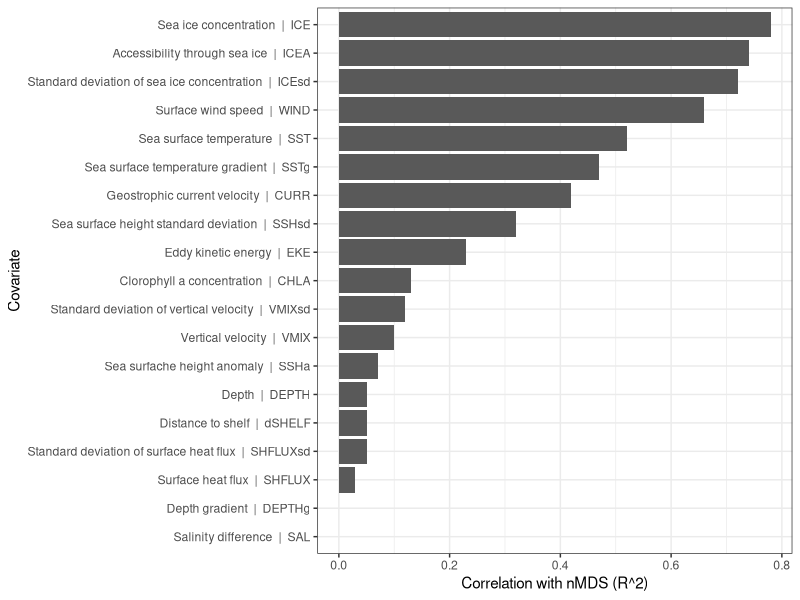

Reproduce this figure in R.
## Plot MDS envar correlations

library(ggplot2)

setwd("D:/RAATD/hotspot/")

dat <- read.csv("./dat_out/mds_envfit_results.csv",
                stringsAsFactors = F)



dat$name <- c("Sea ice concentration",
              "Accessibility through sea ice",
              "Standard deviation of sea ice concentration",
              "Surface wind speed",
              "Sea surface temperature",
              "Sea surface temperature gradient",
              "Geostrophic current velocity",
              "Sea surface height standard deviation",
              "Eddy kinetic energy",
              "Clorophyll a concentration",
              "Standard deviation of vertical velocity",
              "Vertical velocity",
              "Sea surfache height anomaly",
              "Depth",
              "Distance to shelf",
              "Standard deviation of surface heat flux",
              "Surface heat flux",
              "Depth gradient",
              "Salinity difference")

dat$cov_name <- paste(dat$name, " | ", dat$covariate)

dat$covariate <- factor(dat$covariate, levels = rev(dat$covariate))
dat$cov_name <- factor(dat$cov_name, levels = rev(dat$cov_name))

pdf("./plots/mds_correlation.pdf", height = 4, width = 5)
ggplot(data = dat, aes(x = r2, y = cov_name)) +
  geom_bar(stat = "identity") +
  labs(x = "Correlation with nMDS (R^2)",
       y = "Covariate") +
  theme_bw()
dev.off()
